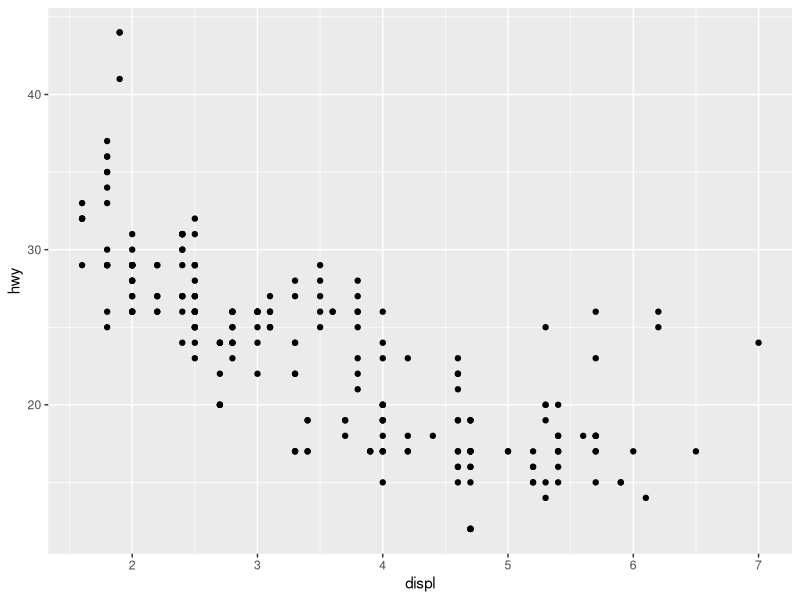
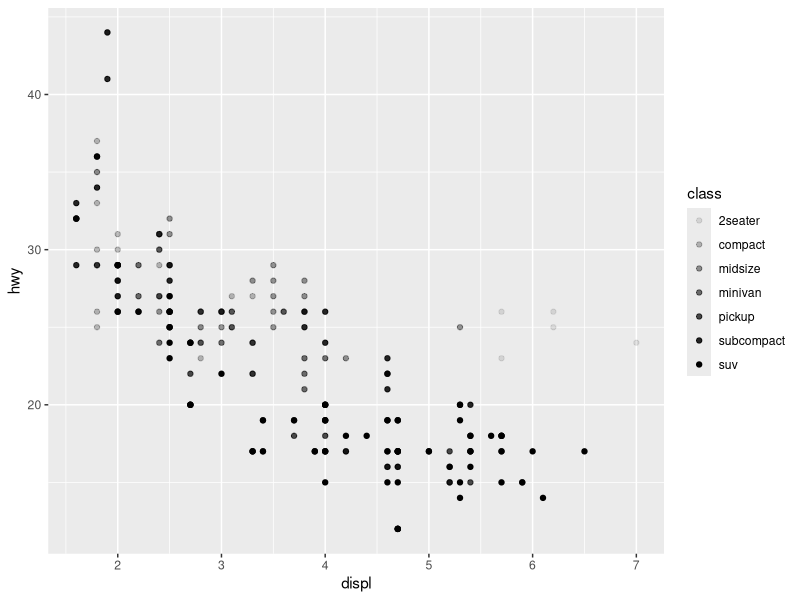
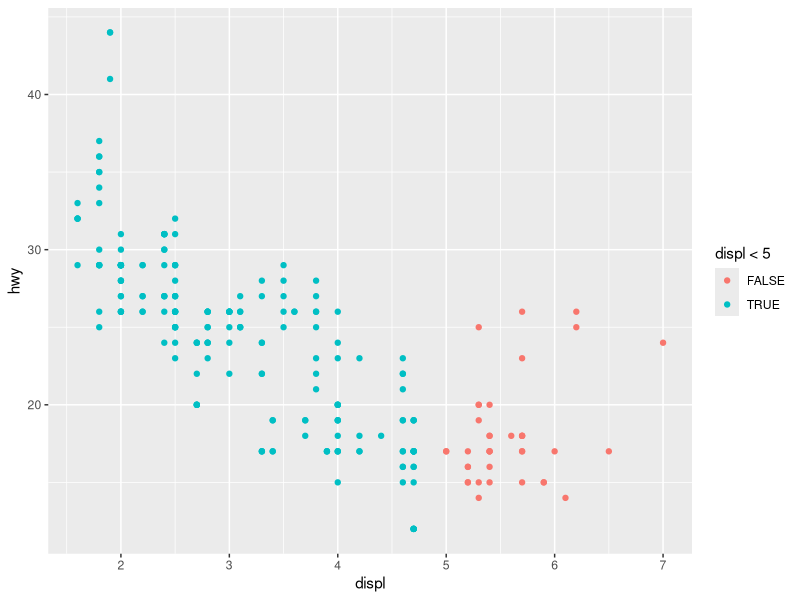
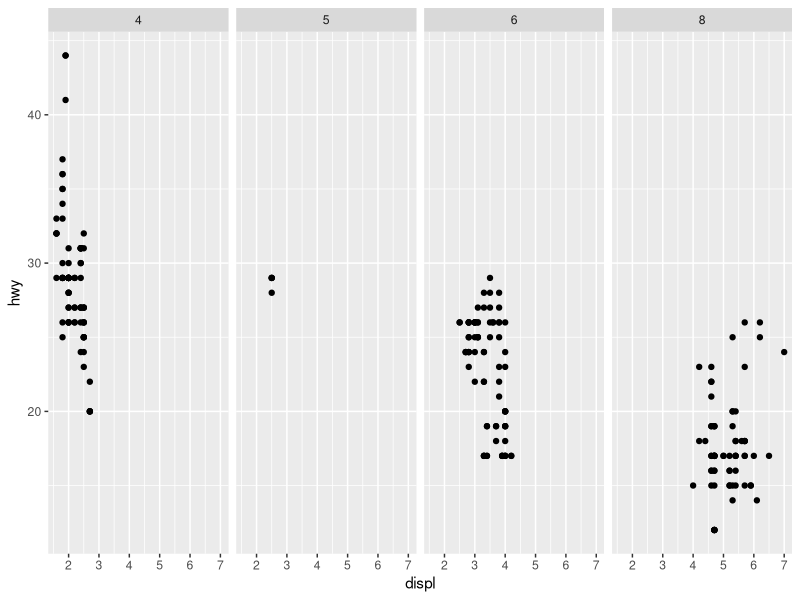
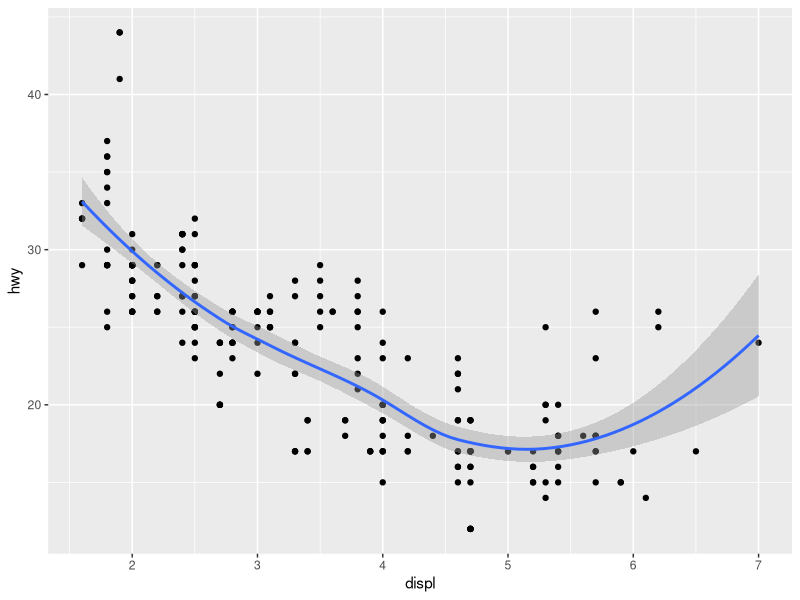
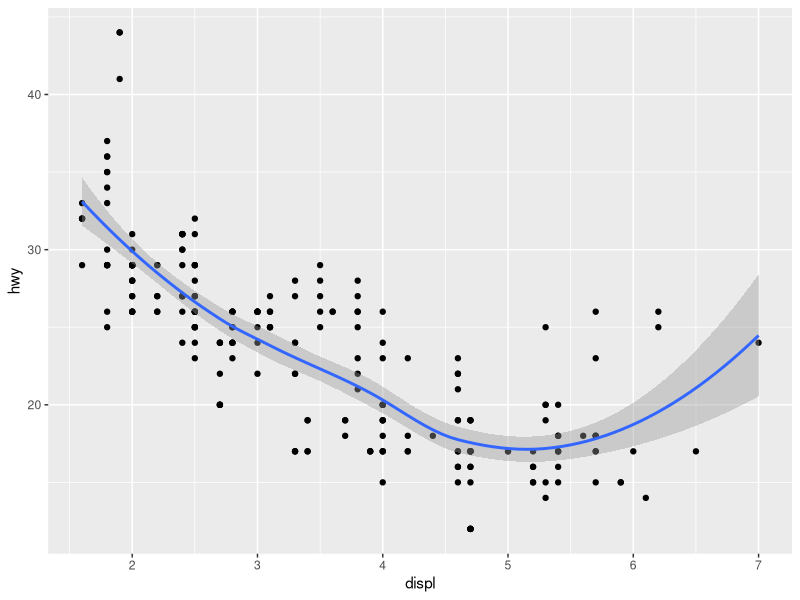

Write R code to recreate these figures, in order.
## R4DS Data Visualization

library(tidyverse)

## This plot shows a negative relationship between engine size (displ) and fuel efficiency (hwy). 
## In other words, cars with big engines use more fuel. 

ggplot(data = mpg) +
    geom_point(mapping = aes (x = displ, y = hwy))

## !!! You always need aes paired with the x and y arguments

## This is the "formula": 
#   ggplot(data = <DATA>) +
#      <GEOM_FUNCTION> (mapping = aes(<MAPPINGS))

ggplot(data = mpg) + 
  geom_point(mapping = aes(x = displ, y = hwy, alpha = class))

## alpha, shape, size, color  equate it to a column name (class)
## You can also set aesthetic properties manually, like color = "blue", that would set it to blue. 

## CATEGORICAL VS CONTINUOUS, variables as categorical i.e. type of vehicule, variables as continuous, per mile 

ggplot(data = mpg) + 
  geom_point(mapping = aes(x = displ, y = hwy, colour = displ < 5))
## Another way, particularly useful for categorical variables, is to split your plot into facets, subplots that each display one subset of the data. 

## To facet your plot by a single variable, the first argument of facet_wrap() should be a formula, which you create with ~ followed by a variable name 

#ggplot(data = mpg) +
 # geom_point(mapping = aes(x = displ, y = hwy)) +
  #facet_wrap(~class, nrow = 2)

ggplot(data = mpg) +
  geom_point(mapping = aes(x = displ, y = hwy)) +
  facet_grid(. ~ cyl)
ggplot(data = mpg, mapping = aes(x = displ, y = hwy)) + 
  geom_point() + 
  geom_smooth()

ggplot() + 
  geom_point(data = mpg, mapping = aes(x = displ, y = hwy)) + 
  geom_smooth(data = mpg, mapping = aes(x = displ, y = hwy))

